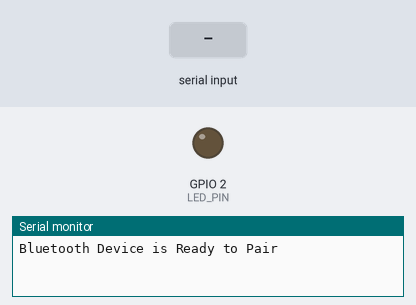
Bench run of a sketch on a simulated ESP32. Shown: output pins drawn as LEDs (lit = HIGH), the last lines printed to the serial monitor. The inputs (shaded band) are chosen by the test bench. Nothing arrives over Bluetooth unless stated.

Above: at 1.2 s.
1.3 s: "1" received over the second serial link
At 2.5 s:
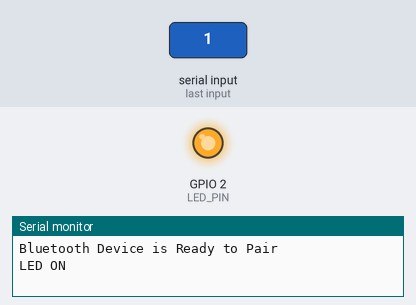
2.8 s: "0" received over the second serial link
At 3.6 s:
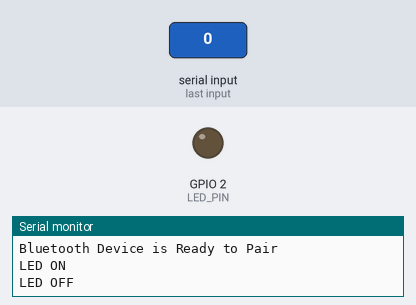
Timing chart, 0 to 5.8 s (numbered marks = the images above; inputs shaded):
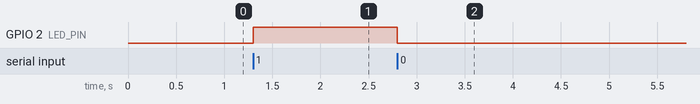

Measured:
- after the input at 1.3 s, GPIO 2 (LED_PIN): LOW → HIGH at once
- after the input at 2.8 s, GPIO 2 (LED_PIN): HIGH → LOW at once

The sketch:

act002_BT-serial.ino
```cpp
#include "BluetoothSerial.h"

BluetoothSerial SerialBT;

const int LED_PIN = 2; // Built-in LED on most ESP32 boards

void setup() {
    // Start Serial Monitor
    Serial.begin(115200);
    // Start Bluetooth with a device name
    SerialBT.begin("ESP32_LED_Control");
    Serial.println("Bluetooth Device is Ready to Pair");
    // Set LED pin as output
    pinMode(LED_PIN, OUTPUT);
    digitalWrite(LED_PIN, LOW);
}

void loop() {
    // Check if data is received via Bluetooth
    if (SerialBT.available()) {
        char receivedChar = SerialBT.read();

        if (receivedChar == '1') {
            digitalWrite(LED_PIN, HIGH);
            Serial.println("LED ON");
            SerialBT.println("LED is ON");
        }
        else if (receivedChar == '0') {
                digitalWrite(LED_PIN, LOW);
                Serial.println("LED OFF");
                SerialBT.println("LED is OFF");
        }
    }
}
```
